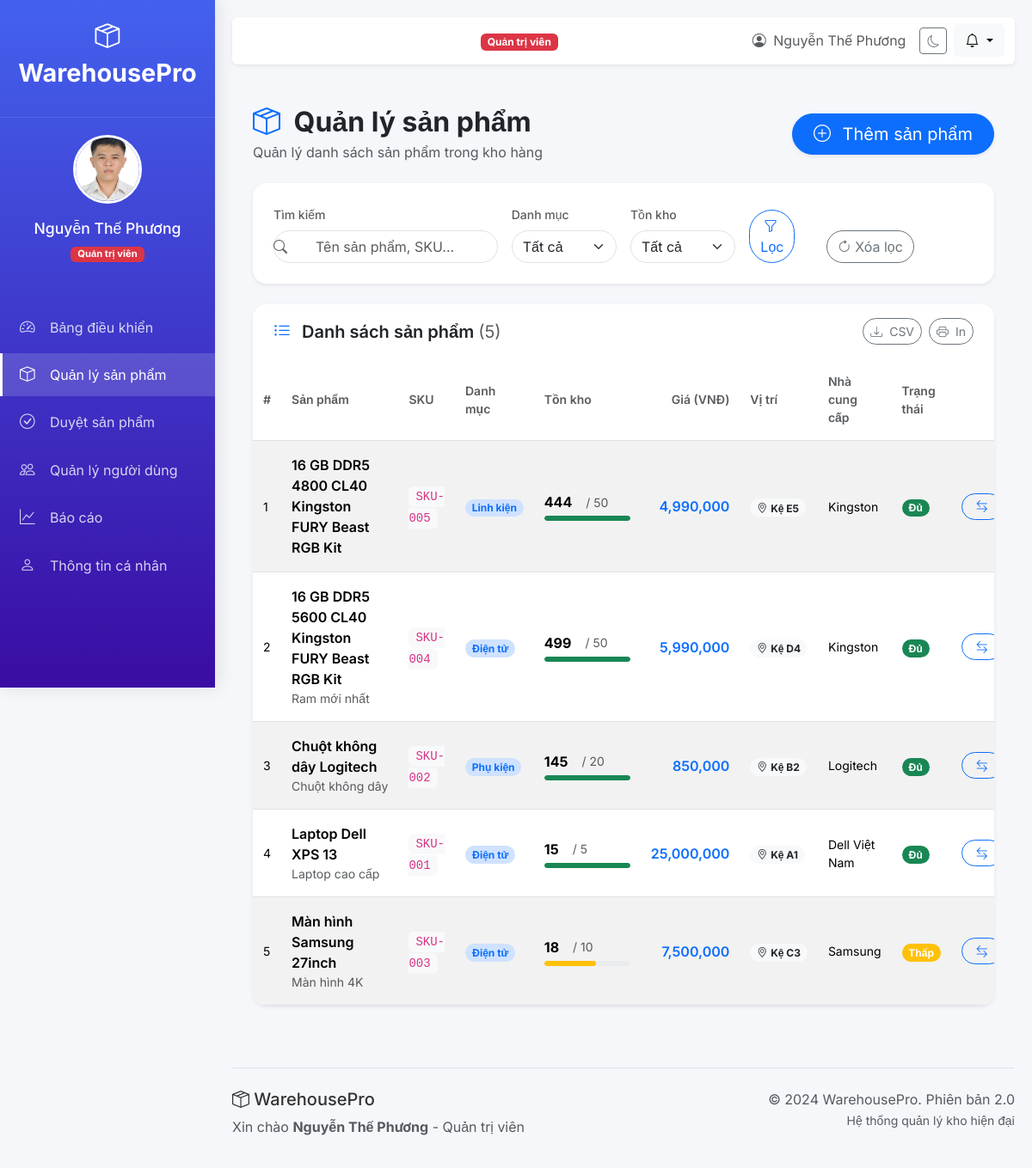
Before: /products (signed in) with the older database file.
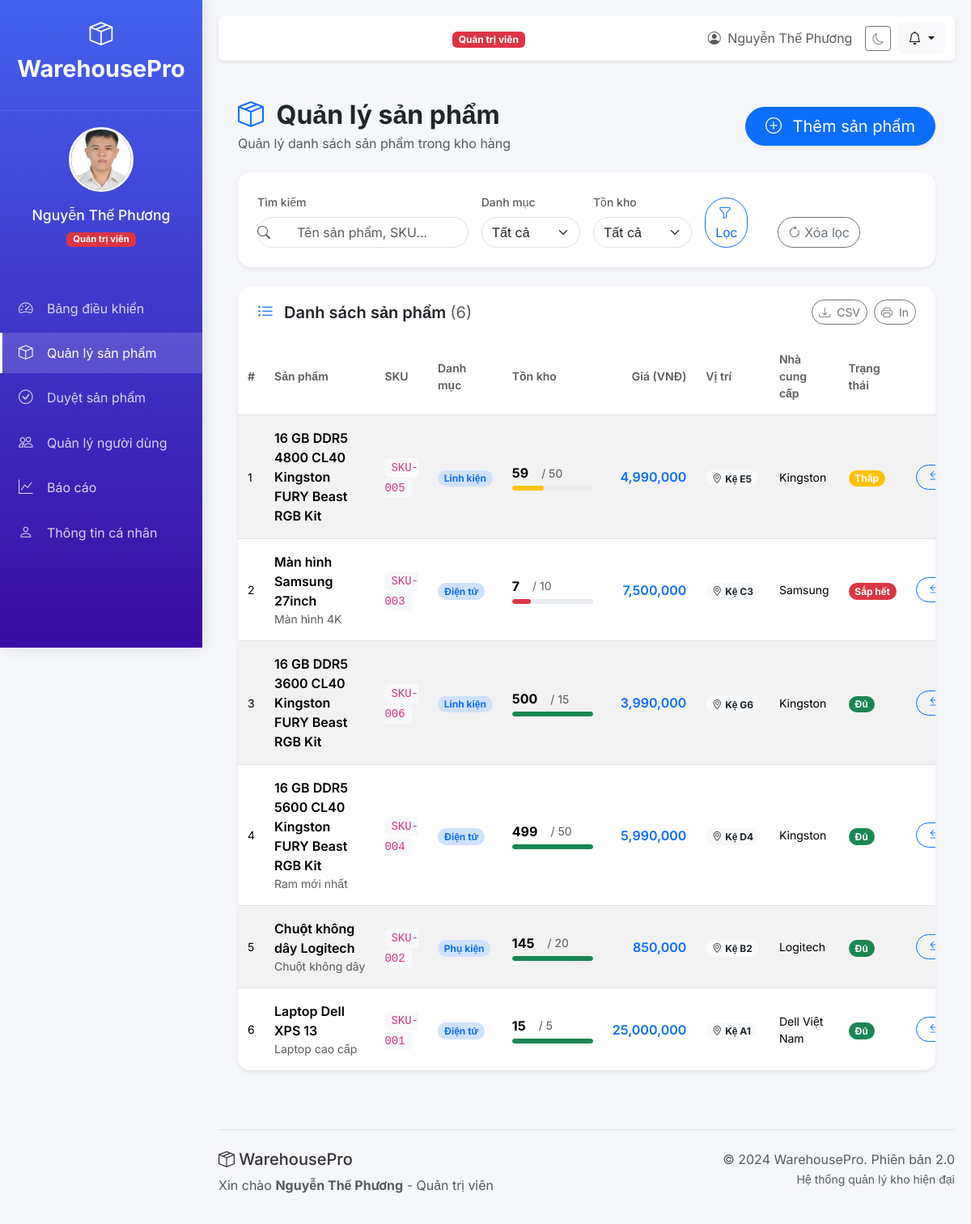
After: the same page with the newer database file.
### tables this page shows
CREATE TABLE products (
            id INTEGER PRIMARY KEY AUTOINCREMENT,
            name TEXT NOT NULL,
            category TEXT NOT NULL,
            sku TEXT UNIQUE,
            stock INTEGER DEFAULT 0,
            min_stock INTEGER DEFAULT 5,
            price DECIMAL(10,2),
            supplier TEXT,
            supplier_country TEXT,
            manufacturer TEXT,
            distributor TEXT,
            location TEXT,
            description TEXT,
            image_url TEXT,
            status TEXT DEFAULT 'pending', -- pending/approved/rejected
            added_by INTEGER,
            approved_by INTEGER,
            last_updated TIMESTAMP DEFAULT CURRENT_TIMESTAMP,
            FOREIGN KEY (added_by) REFERENCES users (id),
            FOREIGN KEY (approved_by) REFERENCES users (id)
        );

### main.py (the view)
@app.get("/products", response_class=HTMLResponse)
async def products_page(request: Request):
    user = get_current_user(request)
    if not user:
        return RedirectResponse("/login", status_code=302)
    conn = get_db_connection()
    cursor = conn.cursor()
    search = request.query_params.get('search', '')
    category = request.query_params.get('category', '')
    min_stock_filter = request.query_params.get('min_stock', '')
    if user["role"] == "staff":
        query = '''
            SELECT p.*, u.full_name as added_by_name, u2.full_name as approved_by_name
            FROM products p
            LEFT JOIN users u ON p.added_by = u.id
            LEFT JOIN users u2 ON p.approved_by = u2.id
            WHERE (p.status = 'approved' OR p.added_by = ?)
        '''
        params = [user["id"]]
    else:
        query = '''
            SELECT p.*, u.full_name as added_by_name, u2.full_name as approved_by_name
            FROM products p
            LEFT JOIN users u ON p.added_by = u.id
            LEFT JOIN users u2 ON p.approved_by = u2.id
            WHERE 1=1
        '''
        params = []
    if search:
        query += " AND (p.name LIKE ? OR p.sku LIKE ? OR p.description LIKE ? OR p.supplier LIKE ?)"
        params.extend([f"%{search}%", f"%{search}%", f"%{search}%", f"%{search}%"])
    if category:
        query += " AND p.category = ?"
        params.append(category)
    if min_stock_filter:
        if min_stock_filter == '5':
            query += " AND p.stock <= 5"
        elif min_stock_filter == '10':
            query += " AND p.stock <= 10"
    query += " ORDER BY p.last_updated DESC"
    cursor.execute(query, params)
    products = [dict(row) for row in cursor.fetchall()]
    cursor.execute("SELECT DISTINCT category FROM products ORDER BY category")
    categories = [{"category": row[0]} for row in cursor.fetchall()]
    conn.close()
    return templates.TemplateResponse(
        "products.html",
        {
            "request": request,
            "title": "Quản lý sản phẩm",
            "user": user,
            "products": products,
            "categories": categories,
            "search": search,
            "selected_category": category,
            "min_stock": min_stock_filter
        }
    )

### templates/products.html (shortened to what the changed rows need)
{% extends "base.html" %}
{% block content %}
<div class="container-fluid py-4">
    <div class="d-flex justify-content-between align-items-center mb-4">
        <div>
            <h2 class="fw-bold text-dark mb-1">
                <i class="bi bi-box-seam me-2 text-primary"></i> Quản lý sản phẩm
            </h2>
        </div>
    </div>
    <div class="card border-0 shadow-sm rounded-4 overflow-hidden">
        <div class="card-header bg-white border-0 py-3 px-4 d-flex justify-content-between align-items-center">
            <h5 class="mb-0 fw-semibold text-dark">
                <i class="bi bi-list-ul me-2 text-primary"></i>
                Danh sách sản phẩm <span class="text-muted fw-normal">({{ products|length }})</span>
            </h5>
        </div>
        <div class="card-body p-0">
            <div class="table-responsive">
                <table class="table table-hover table-striped mb-0" id="productsTable">
                    <thead class="bg-light">
                        <tr>
                            <th class="text-muted small fw-semibold">#</th>
                            <th class="text-muted small fw-semibold">Sản phẩm</th>
                            <th class="text-muted small fw-semibold">SKU</th>
                            <th class="text-muted small fw-semibold">Danh mục</th>
                            <th class="text-muted small fw-semibold">Tồn kho</th>
                            <th class="text-muted small fw-semibold text-end">Giá (VNĐ)</th>
                            <th class="text-muted small fw-semibold">Vị trí</th>
                            <th class="text-muted small fw-semibold">Nhà cung cấp</th>
                            <th class="text-muted small fw-semibold">Trạng thái</th>
                            <th class="text-muted small fw-semibold text-center">Thao tác</th>
                        </tr>
                    </thead>
                    <tbody>
                        {% for product in products %}
                        <tr class="align-middle">
                            <td class="small">{{ loop.index }}</td>
                            <td>
                                <div class="fw-semibold">{{ product['name'] }}</div>
                                {% if product['description'] %}
                                <div class="text-muted small text-truncate" style="max-width: 200px;">
                                    {{ product['description'][:60] }}{% if product['description']|length > 60 %}...{% endif %}
                                </div>
                                {% endif %}
                            </td>
                            <td><code class="small bg-light px-2 py-1 rounded">{{ product['sku'] }}</code></td>
                            <td>
                                <span class="badge bg-primary-subtle text-primary rounded-pill">{{ product['category'] }}</span>
                            </td>
                            <td>
                                <div class="d-flex align-items-center">
                                    <span class="fw-bold me-3">{{ product['stock'] }}</span>
                                    <small class="text-muted">/ {{ product['min_stock'] }}</small>
                                </div>
                                <div class="progress mt-1" style="height: 6px; width: 100px;">
                                    <div class="progress-bar rounded-pill
                                        {% if product['stock'] <= product['min_stock'] %}bg-danger
                                        {% elif product['stock'] <= product['min_stock'] * 2 %}bg-warning
                                        {% else %}bg-success{% endif %}"
                                         style="width: {{ (product['stock'] / (product['min_stock'] * 3 if product['min_stock'] * 3 > 0 else 1) * 100)|round(0) }}%;">
                                    </div>
                                </div>
                            </td>
                            <td class="text-end fw-semibold text-primary">{{ "{:,.0f}".format(product['price'] or 0) }}</td>
                            <td>
                                <span class="badge bg-light text-dark rounded-pill small">
                                    <i class="bi bi-geo-alt me-1"></i>{{ product['location'] }}
                                </span>
                            </td>
                            <td class="small">{{ product['supplier'] or '-' }}</td>
                            <td>
                                {% if product['status'] == 'pending' %}
                                    <span class="badge bg-warning text-dark rounded-pill">
                                        <i class="bi bi-hourglass-split me-1"></i>Chờ duyệt
                                    </span>
                                {% elif product['status'] == 'rejected' %}
                                    <span class="badge bg-danger rounded-pill">Đã từ chối</span>
                                {% else %}
                                    {% if product['stock'] <= product['min_stock'] %}
                                        <span class="badge bg-danger rounded-pill">Sắp hết</span>
                                    {% elif product['stock'] <= product['min_stock'] * 2 %}
                                        <span class="badge bg-warning rounded-pill">Thấp</span>
                                    {% else %}
                                        <span class="badge bg-success rounded-pill">Đủ</span>
                                    {% endif %}
                                {% endif %}
                            </td>
                            <td>
                                <div class="btn-group btn-group-sm" role="group">
                                    <button type="button" class="btn btn-outline-primary rounded-pill px-3"
                                            data-bs-toggle="modal" data-bs-target="#updateStockModal{{ product['id'] }}"
                                            title="Cập nhật tồn kho">
                                        <i class="bi bi-arrow-left-right"></i>
                                    </button>
                                </div>
                            </td>
                        </tr>
                        {% endfor %}
                    </tbody>
                </table>
            </div>
        </div>
    </div>
</div>
{% endblock %}

Changed rows visible on the page:
changed products "16 GB DDR5 4800 CL40 Kingston FURY Beast RGB Kit": stock "444" → "59"; stock "Đủ" → "Thấp"
changed products "Màn hình Samsung 27inch": stock "18" → "7"; stock "Thấp" → "Sắp hết"; moves up the list
added products: name "16 GB DDR5 3600 CL40 Kingston FURY Beast RGB Kit", sku "SKU-006", category "Linh kiện", stock "500", min_stock "15", price "3,990,000", location "Kệ G6", supplier "Kingston", status "Đủ"
Other visible differences:
{{ products|length }}: "5" → "6"
